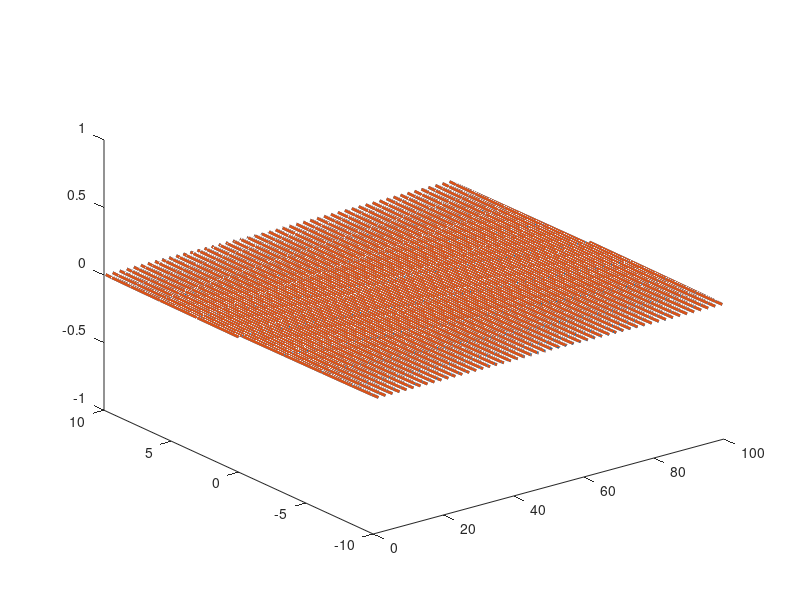

This chart was generated by the following MATLAB code:
%Parametros
amplitude_E = 10;
amplitude_M = 10;
velocidade = 10;
lambda = 2;
frequencia = velocidade/lambda;

t = linspace(0, 10, 1000); % Time vector
x = linspace(0, 10, 1000); % Space vector along x-axis
y = linspace(-2, 2, 1000); % Space vector along y-axis
z = linspace(-2, 2, 1000); % Space vector along z-axis
x_zero=zeros(size(x));
y_zero=zeros(size(y));
z_zero=zeros(size(y));



% Initialize figure
figure;
xlabel('X');
ylabel('Y');
zlabel('Z');
title('3D Plot of Sinusoidal Wave Propagating Along X-axis');
grid on;
axis vis3d;

for idx=1:length(t)
    time = t(idx);
    %calculando os valores de x, y e z no momneto t(idx)
    x(idx) = time*velocidade;
    y(idx) = amplitude_M*sin(2* pi * frequencia * time);
    z(idx) = amplitude_E*sin(2* pi * frequencia * time);
    
    %Onda Não Polarizada
    set(plot3(x, y, z_zero ,'LineWidth', 2, x, z, y_zero, 'LineWidth', 2), 'XData', x(1:idx), 'YData', y(1:idx), 'ZData', z_zero(1:idx));
    %set(plot3(x, z, y_zero, 'LineWidth', 2), 'XData', x(1:idx), 'YData', y_zero(1:idx), 'ZData', z(1:idx));
    
    %Onda Linearmente Polarizada
    %set(plot3(x, y, z, 'LineWidth', 2), 'XData', x(1:idx), 'YData', y(1:idx), 'ZData', z(1:idx));
    
    
    
    
    
    pause(0.1);
end
